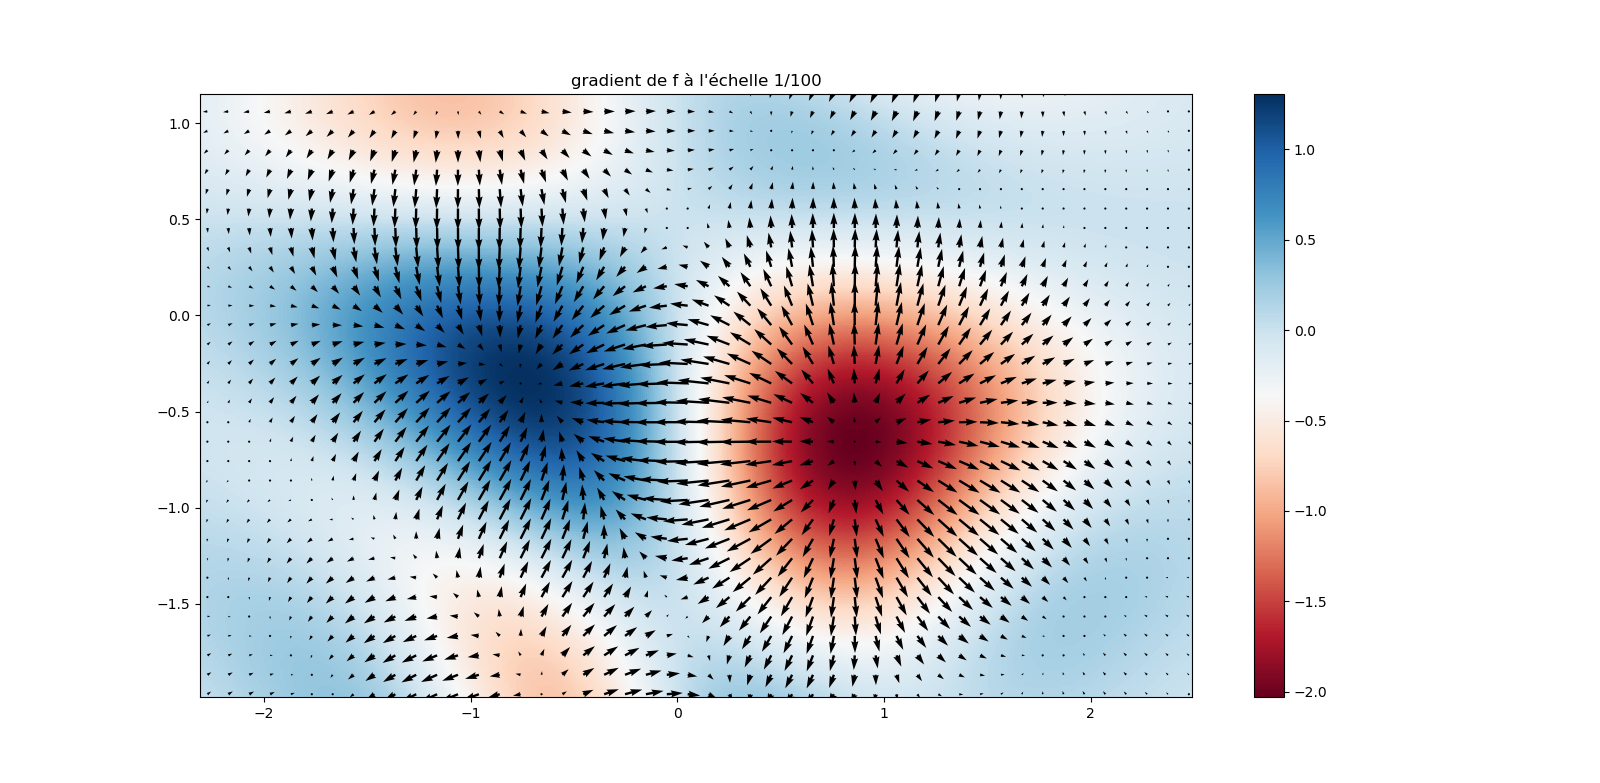

Write the Python code that produced this figure.
# -*- coding: utf-8 -*-
"""
Created on Tue Nov 24 14:04:42 2020

@author: Julien
"""

import matplotlib.pyplot as plt

import numpy as np


fig,ax = plt.subplots(1,1)

X = np.linspace(-5,5,1000)
Y = np.linspace(-5,5,1000)
XX,YY = np.meshgrid(X,Y)

f = lambda x,y : 4*np.exp(-(x**2/2 + y**2/4))*np.sin(x*(y-1/2))*np.cos(x/2+y)
dx = lambda x,y : -4*x*np.exp(-(x**2/2 + y**2/4))*np.sin(x*(y-1/2))*np.cos(x/2+y)+4*np.exp(-(x**2/2 + y**2/4))*(y-1/2)*np.cos(x*(y-1/2))*np.cos(x/2+y)-4*np.exp(-(x**2/2 + y**2/4))*np.sin(x*(y-1/2))*0.5*np.sin(x/2+y)
dy = lambda x,y : -2*y*np.exp(-(x**2/2 + y**2/4))*np.sin(x*(y-1/2))*np.cos(x/2+y)+4*np.exp(-(x**2/2 + y**2/4))*x*np.cos(x*(y-1/2))*np.cos(x/2+y)-4*np.exp(-(x**2/2 + y**2/4))*np.sin(x*(y-1/2))*np.sin(x/2+y)

def grad(x,y):
    return (dx(x,y),dy(x,y))

colormap = ax.pcolormesh(XX,YY,f(XX,YY), cmap='RdBu')
fig.colorbar(colormap)
a = np.linspace(-5,5,100)
b = np.linspace(-5,5,100)
aa,bb = np.meshgrid(a,b)
U,V = dx(aa,bb),dy(aa,bb)
plt.quiver(aa,bb,U,V, scale=100)
plt.title('gradient de f à l\'échelle 1/100')
plt.show()
